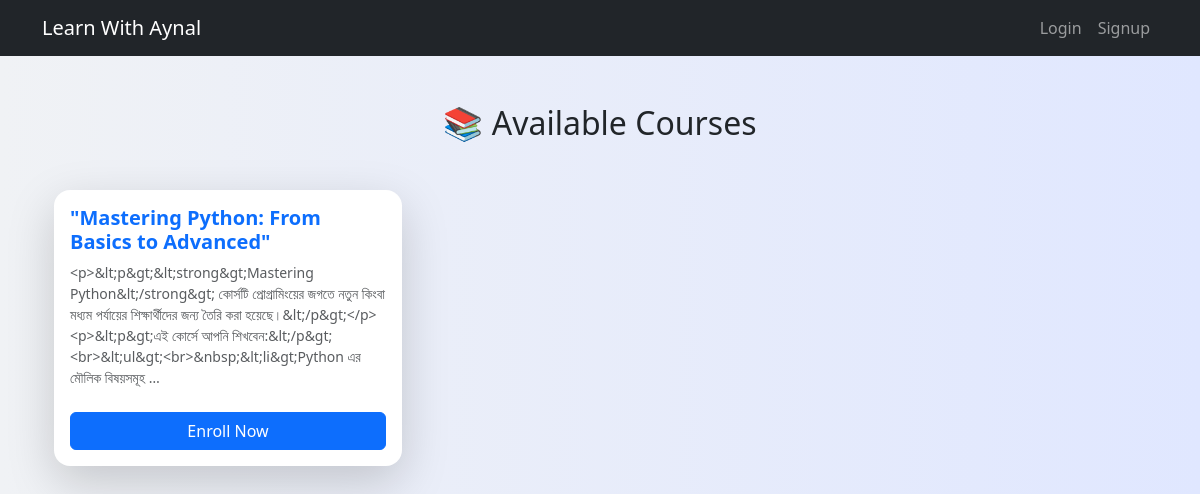
The page / on the database its author committed.
### course/models.py (models this page shows, shortened)
class Course(models.Model):
    title = models.CharField(max_length=255)
    description = CKEditor5Field('Text', config_name='default')
    instructor = models.ForeignKey(User, on_delete=models.CASCADE)
    created_at = models.DateTimeField(auto_now_add=True)

### course/views.py (the view)
# urls.py: path('', views.course_list, name='course_list'),
def course_list(request):
    courses = Course.objects.all()
    if request.user.is_authenticated:
       enrolled_courses = Enrollment.objects.filter(user=request.user).values_list('course_id', flat=True)
    else:
        enrolled_courses = []
    return render(request, 'course_list.html', {
        'courses': courses,
        'enrolled_courses': enrolled_courses
    })

### course/templates/course_list.html (shortened to what this page needs)
{% extends 'base.html' %}
{% block content %}
<div class="container py-4">
    <h2 class="text-center mb-5">📚 Available Courses</h2>
    <div class="row row-cols-1 row-cols-md-2 row-cols-lg-3 g-4">
        {% for course in courses %}
            <div class="col">
                <div class="card h-100 shadow-lg border-0 rounded-4">
                    <div class="card-body d-flex flex-column">
                        <h5 class="card-title text-primary fw-bold">{{ course.title }}</h5>
                        <p class="card-text text-muted small mb-4">{{ course.description|truncatewords:20 }}</p>
                        <div class="mt-auto">
                            {% if course.id in enrolled_courses %}
                                <span class="badge bg-success mb-2">✅ Enrolled</span><br>
                                <a href="{% url 'course_detail' course.id %}" class="btn btn-outline-primary w-100">Go to Course</a>
                            {% else %}
                                <a href="{% url 'enroll_course' course.id %}" class="btn btn-primary w-100">Enroll Now</a>
                            {% endif %}
                        </div>
                    </div>
                </div>
            </div>
        {% empty %}
            <div class="col-12 text-center">
                <p class="text-muted">No courses available at the moment. Please check back later!</p>
            </div>
        {% endfor %}
    </div>
</div>
{% endblock %}

### course/templates/base.html (shortened to what this page needs)
{% load static %}
<!DOCTYPE html>
<html lang="en">
<head>
    <link rel="stylesheet" href="{% static 'css/styles.css' %}" />
    <link href="https://cdn.jsdelivr.net/npm/bootstrap@5.3.0/dist/css/bootstrap.min.css" rel="stylesheet" />
</head>
<body>
<nav class="navbar navbar-expand-lg navbar-dark bg-dark">
    <div class="container">
        <a class="navbar-brand" href="{% url 'course_list' %}">Learn With Aynal</a>
        <div class="collapse navbar-collapse">
            <ul class="navbar-nav ms-auto">
                {% if user.is_authenticated %}
                    <li class="nav-item"><a class="nav-link" href="{% url 'profile' %}">Profile</a></li>
                    <li class="nav-item"><a class="nav-link" href="{% url 'logout' %}">Logout</a></li>
                {% else %}
                    <li class="nav-item"><a class="nav-link" href="{% url 'login' %}">Login</a></li>
                    <li class="nav-item"><a class="nav-link" href="{% url 'signup' %}">Signup</a></li>
                {% endif %}
            </ul>
        </div>
    </div>
</nav>
<div class="container mt-4">
    {% block content %}{% endblock %}
</div>
</body>
</html>

### static/css/styles.css (style rules this page uses)
body { background: linear-gradient(to right, #f0f2f5, #e0e7ff); font-family: 'Segoe UI', Tahoma, Geneva, Verdana, sans-serif; }
.card { border-radius: 1rem; }

### rows shown on the page
Course: title "\"Mastering Python: From Basics to Advanced\"", description "<p>&lt;p&gt;&lt;strong&gt;Mastering Python&lt;/strong&gt; কোর্সটি প্রোগ্রামিংয়ের জগতে নতুন কিংবা মধ্যম পর্যায়ের শিক্ষার্থীদের জন্য তৈরি করা হয়েছে।&lt;/p&gt;</p><p>&lt;p&gt;এই কোর্সে আপনি শিখবেন:&lt;/p&gt;<br>&lt;ul&gt;<br>&nbsp;&lt;li&gt;Python এর মৌলিক বিষয়সমূহ …", shows "Enroll Now"
